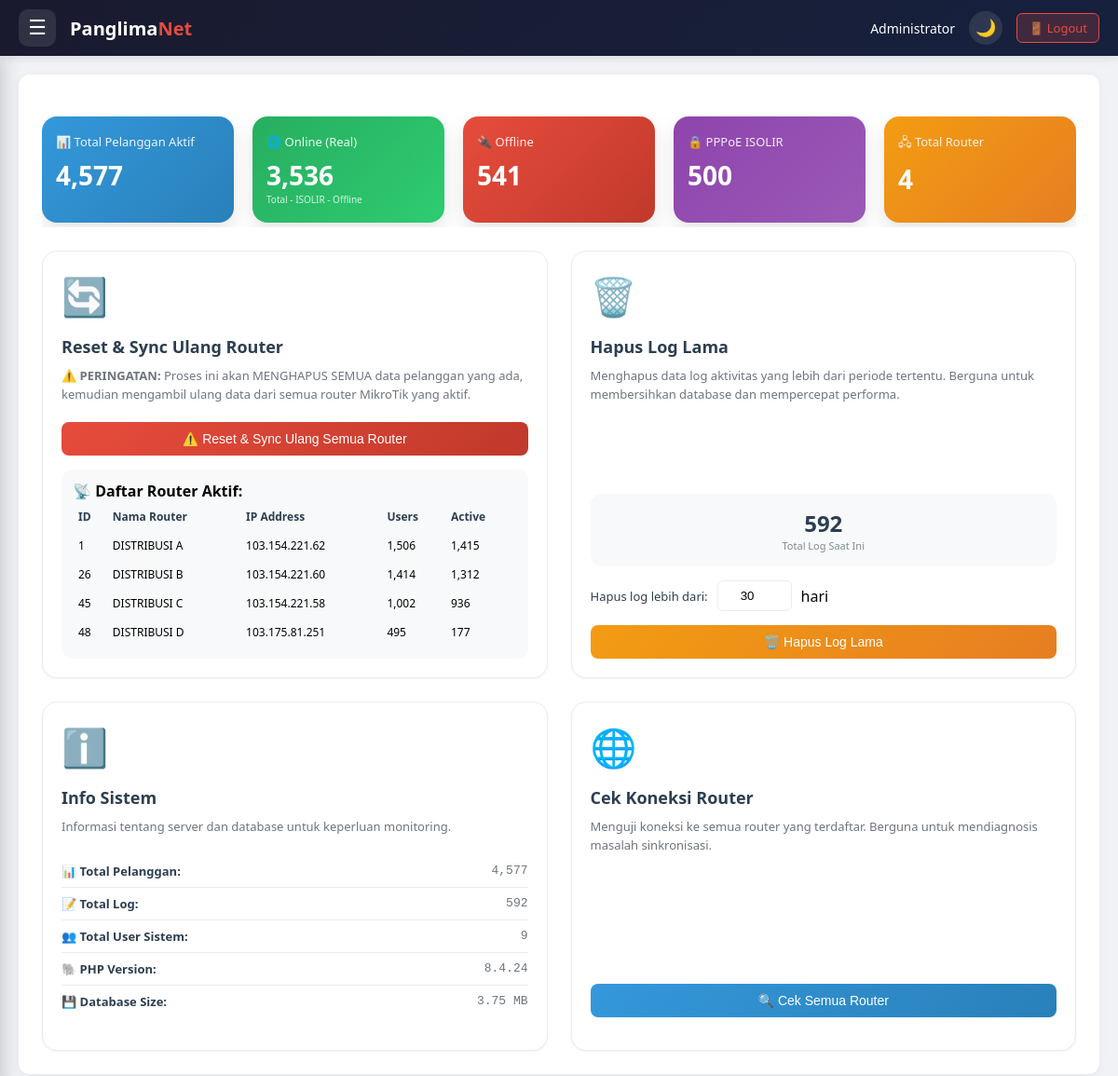
/index.php?page=tools (signed in), run on the app's committed database.
### tables this page shows
CREATE TABLE `router_list` (
  `id` int NOT NULL,
  `nama` varchar(100) NOT NULL,
  `ip_address` varchar(45) NOT NULL,
  `port` int NOT NULL DEFAULT '80',
  `username` varchar(50) NOT NULL,
  `password` varchar(255) NOT NULL,
  `api_port` int NOT NULL DEFAULT '8728',
  `ssh_port` int NOT NULL DEFAULT '22',
  `total_users` int NOT NULL DEFAULT '0',
  `last_sync` datetime DEFAULT NULL,
  `last_sync_status` varchar(20) DEFAULT 'pending',
  `last_sync_message` text,
  `is_active` int NOT NULL DEFAULT '1',
  `created_at` datetime DEFAULT CURRENT_TIMESTAMP,
  `total_active` int DEFAULT '0',
  `router_identity` varchar(255) DEFAULT NULL,
  `router_version` varchar(100) DEFAULT NULL,
  `router_uptime` varchar(100) DEFAULT NULL,
  `service_type` varchar(50) DEFAULT NULL
);

### index.php (called while the page is built, shortened)
<?php
include 'menu.php';
?>

### pages/tools.php (the view, shortened to what this page needs)
<?php
$total_aktif = $pdo->query("SELECT COUNT(*) FROM pelanggan WHERE status_berlangganan = 'Aktif'")->fetchColumn();
$total_isolir = $pdo->query("SELECT COUNT(*) FROM pelanggan WHERE pppoe_profile = 'ISOLIR' AND status_berlangganan = 'Aktif'")->fetchColumn();
$total_offline = $pdo->query("SELECT COUNT(*) FROM pelanggan WHERE status_ping = 'OFFLINE' AND status_berlangganan = 'Aktif' AND (pppoe_profile != 'ISOLIR' OR pppoe_profile IS NULL)")->fetchColumn();
$total_online_real = max(0, $total_aktif - $total_isolir - $total_offline);
$total_router = $pdo->query("SELECT COUNT(*) FROM router_list WHERE is_active = 1")->fetchColumn();
$total_logs = $pdo->query("SELECT COUNT(*) FROM log_aktivitas")->fetchColumn();
$total_system_users = $pdo->query("SELECT COUNT(*) FROM users WHERE is_active = 1")->fetchColumn();
$stmt = $pdo->query("SELECT ROUND(SUM(data_length + index_length) / 1024 / 1024, 2) as size FROM information_schema.tables WHERE table_schema = DATABASE()");
$db_size = $stmt->fetchColumn() ?? 0;
$php_version = phpversion();
$routers_list = $pdo->query("SELECT id, nama, ip_address, total_users, total_active FROM router_list WHERE is_active = 1 ORDER BY id")->fetchAll();
?>
<div class="stats-grid">
    <div class="stat-card">
        <h4>📊 Total Pelanggan Aktif</h4>
        <div class="value"><?php echo number_format($total_aktif); ?></div>
    </div>
    <div class="stat-card" style="background: linear-gradient(135deg, #27ae60, #2ecc71);">
        <h4>🌐 Online (Real)</h4>
        <div class="value"><?php echo number_format($total_online_real); ?></div>
        <div style="font-size: 10px; opacity: 0.8;">Total - ISOLIR - Offline</div>
    </div>
    <div class="stat-card" style="background: linear-gradient(135deg, #e74c3c, #c0392b);">
        <h4>🔌 Offline</h4>
        <div class="value"><?php echo number_format($total_offline); ?></div>
    </div>
    <div class="stat-card" style="background: linear-gradient(135deg, #8e44ad, #9b59b6);">
        <h4>🔒 PPPoE ISOLIR</h4>
        <div class="value"><?php echo number_format($total_isolir); ?></div>
    </div>
    <div class="stat-card" style="background: linear-gradient(135deg, #f39c12, #e67e22);">
        <h4>🖧 Total Router</h4>
        <div class="value"><?php echo number_format($total_router); ?></div>
    </div>
</div>
<div class="tools-container">
    <div class="tools-card">
        <div class="icon-large">🔄</div>
        <h3>Reset & Sync Ulang Router</h3>
        <p><strong>⚠️ PERINGATAN:</strong> Proses ini akan MENGHAPUS SEMUA data pelanggan yang ada, kemudian mengambil ulang data dari semua router MikroTik yang aktif.</p>
        <div class="card-section">
            <form method="POST" onsubmit="return confirmResetAndSync()">
                <button type="submit" class="btn-tool btn-tool-danger" id="btnResetSync">⚠️ Reset & Sync Ulang Semua Router</button>
            </form>
            <div class="router-list">
                <strong>📡 Daftar Router Aktif:</strong>
                <table>
                    <thead>
                        <tr><th>ID</th><th>Nama Router</th><th>IP Address</th><th>Users</th><th>Active</th></tr>
                    </thead>
                    <tbody>
                        <?php foreach ($routers_list as $router): ?>
                        <tr>
                            <td><?php echo $router['id']; ?></td>
                            <td><?php echo htmlspecialchars($router['nama']); ?></td>
                            <td><?php echo htmlspecialchars($router['ip_address']); ?></td>
                            <td><?php echo number_format($router['total_users']); ?></td>
                            <td><?php echo number_format($router['total_active']); ?></td>
                        </tr>
                        <?php endforeach; ?>
                    </tbody>
                </table>
            </div>
        </div>
    </div>
    <div class="tools-card">
        <div class="icon-large">🗑️</div>
        <h3>Hapus Log Lama</h3>
        <p>Menghapus data log aktivitas yang lebih dari periode tertentu. Berguna untuk membersihkan database dan mempercepat performa.</p>
        <div class="card-section">
            <div class="stats-mini" style="margin-bottom: 15px;">
                <div class="stat">
                    <div class="stat-value"><?php echo number_format($total_logs); ?></div>
                    <div class="stat-label">Total Log Saat Ini</div>
                </div>
            </div>
            <form method="POST" onsubmit="return confirmClearLogs()">
                <div class="form-group-inline">
                    <label>Hapus log lebih dari:</label>
                    <input type="number" name="days" value="30" min="1" max="365">
                    <span>hari</span>
                </div>
                <button type="submit" class="btn-tool btn-tool-warning">🗑️ Hapus Log Lama</button>
            </form>
        </div>
    </div>
    <div class="tools-card">
        <div class="icon-large">ℹ️</div>
        <h3>Info Sistem</h3>
        <p>Informasi tentang server dan database untuk keperluan monitoring.</p>
        <ul class="info-list">
            <li><span class="label">📊 Total Pelanggan:</span><span class="value"><?php echo number_format($total_aktif); ?></span></li>
            <li><span class="label">📝 Total Log:</span><span class="value"><?php echo number_format($total_logs); ?></span></li>
            <li><span class="label">👥 Total User Sistem:</span><span class="value"><?php echo $total_system_users; ?></span></li>
            <li><span class="label">🐘 PHP Version:</span><span class="value"><?php echo $php_version; ?></span></li>
            <li><span class="label">💾 Database Size:</span><span class="value"><?php echo number_format($db_size, 2); ?> MB</span></li>
        </ul>
    </div>
    <div class="tools-card">
        <div class="icon-large">🌐</div>
        <h3>Cek Koneksi Router</h3>
        <p>Menguji koneksi ke semua router yang terdaftar. Berguna untuk mendiagnosis masalah sinkronisasi.</p>
        <div class="card-section">
            <button type="button" class="btn-tool" onclick="checkRouters()" id="btnCheckRouters">🔍 Cek Semua Router</button>
        </div>
    </div>
</div>

### menu.php (style rules this page uses)
* { margin: 0; padding: 0; box-sizing: border-box; }
:root { --bg-body: #f0f2f5; --bg-header: linear-gradient(135deg, #1a1a2e 0%, #16213e 100%); --bg-menu: linear-gradient(180deg, #1a1a2e 0%, #16213e 100%); --bg-card: #ffffff; --text-primary: #2c3e50; --text-secondary: #666666; --border-color: #eeeeee; --table-header-bg: #f8f9fa; --table-row-hover: #f8f9fa; --btn-primary-bg: #3498db; --btn-primary-hover: #2980b9; --btn-danger-bg: #e74c3c; --btn-warning-bg: #f39c12; --modal-bg: #ffffff; --shadow-color: rgba(0,0,0,0.05); --menu-text: rgba(255,255,255,0.8); --menu-text-hover: white; --menu-active-bg: rgba(231,76,60,0.2); --header-text: white; }
body { font-family: 'Segoe UI', Tahoma, Geneva, Verdana, sans-serif; background: var(--bg-body); overflow-x: hidden; transition: background 0.3s ease; }
.stats-grid { display: grid; grid-template-columns: repeat(auto-fit, minmax(240px, 1fr)); gap: 20px; margin: 20px 0; }
.stat-card { background: linear-gradient(135deg, #667eea 0%, #764ba2 100%); color: white; padding: 20px; border-radius: 12px; transition: transform 0.3s; }
.stat-card h4 { font-size: 14px; opacity: 0.9; margin-bottom: 10px; }
.stat-card .value { font-size: 32px; font-weight: bold; }

### pages/tools.php (style rules this page uses)
.stats-grid { display: flex; flex-wrap: nowrap; gap: 20px; margin-bottom: 25px; overflow-x: auto; padding-bottom: 5px; }
.stat-card { flex: 1; min-width: 180px; background: linear-gradient(135deg, #3498db, #2980b9); padding: 18px 15px; border-radius: 16px; color: white; box-shadow: 0 8px 20px rgba(0,0,0,0.1); transition: transform 0.2s, box-shadow 0.2s; }
.stat-card h4 { margin: 0 0 8px 0; font-size: 13px; font-weight: 500; opacity: 0.9; }
.stat-card .value { font-size: 28px; font-weight: 700; }
.tools-container { display: grid; grid-template-columns: repeat(2, 1fr); gap: 25px; margin-top: 20px; }
.tools-card { background: white; border-radius: 16px; padding: 20px; border: 1px solid #e9ecef; transition: transform 0.2s, box-shadow 0.2s; display: flex; flex-direction: column; box-shadow: 0 1px 3px rgba(0,0,0,0.05); }
.tools-card h3 { margin: 0 0 10px 0; font-size: 18px; color: #2c3e50; display: flex; align-items: center; gap: 10px; }
.tools-card .icon-large { font-size: 40px; margin-bottom: 15px; }
.tools-card p { color: #6c757d; font-size: 13px; margin-bottom: 20px; line-height: 1.5; }
.tools-card .btn-tool { background: linear-gradient(135deg, #3498db, #2980b9); color: white; padding: 10px 20px; border: none; border-radius: 8px; cursor: pointer; font-size: 14px; transition: all 0.2s; width: 100%; text-align: center; }
.tools-card .btn-tool-danger { background: linear-gradient(135deg, #e74c3c, #c0392b); }
.tools-card .btn-tool-warning { background: linear-gradient(135deg, #f39c12, #e67e22); }
.form-group-inline { display: flex; gap: 10px; align-items: center; margin-bottom: 15px; flex-wrap: wrap; }
.form-group-inline label { font-size: 13px; font-weight: 500; color: #2c3e50; }
.form-group-inline input { width: 80px; padding: 8px; border: 1px solid #e9ecef; border-radius: 6px; text-align: center; }
.stats-mini { background: #f8f9fa; border-radius: 12px; padding: 15px; margin-bottom: 15px; display: flex; justify-content: space-around; text-align: center; }
.stats-mini .stat { flex: 1; }
.stats-mini .stat-value { font-size: 24px; font-weight: bold; color: #2c3e50; }
.stats-mini .stat-label { font-size: 11px; color: #7f8c8d; }
.info-list { list-style: none; padding: 0; margin: 0 0 15px 0; }
.info-list li { padding: 8px 0; border-bottom: 1px solid #e9ecef; display: flex; justify-content: space-between; align-items: center; font-size: 13px; }
.info-list li:last-child { border-bottom: none; }
.info-list .label { font-weight: 600; color: #2c3e50; }
.info-list .value { color: #6c757d; font-family: monospace; }
.router-list { background: #f8f9fa; border-radius: 12px; padding: 12px; margin-top: 15px; }
.router-list table { width: 100%; font-size: 12px; }
.router-list th, .router-list td { padding: 6px 4px; text-align: left; }
.router-list th { font-weight: 600; color: #2c3e50; }
.card-section { margin-top: auto; }

### data on the page
router_list: id "1", nama "DISTRIBUSI A", ip_address "103.154.221.62", total_users "1,506", total_active "1,415"
router_list: id "26", nama "DISTRIBUSI B", ip_address "103.154.221.60", total_users "1,414", total_active "1,312"
router_list: id "45", nama "DISTRIBUSI C", ip_address "103.154.221.58", total_users "1,002", total_active "936"
router_list: id "48", nama "DISTRIBUSI D", ip_address "103.175.81.251", total_users "495", total_active "177"

### other printed values
$_SESSION['full_name'] "Administrator"
$total_aktif "4,577"
$total_online_real "3,536"
$total_offline "541"
$total_isolir "500"
$total_router "4"
$total_logs "592"
$total_system_users "9"
$php_version "8.4.24"
$db_size "3.75"
